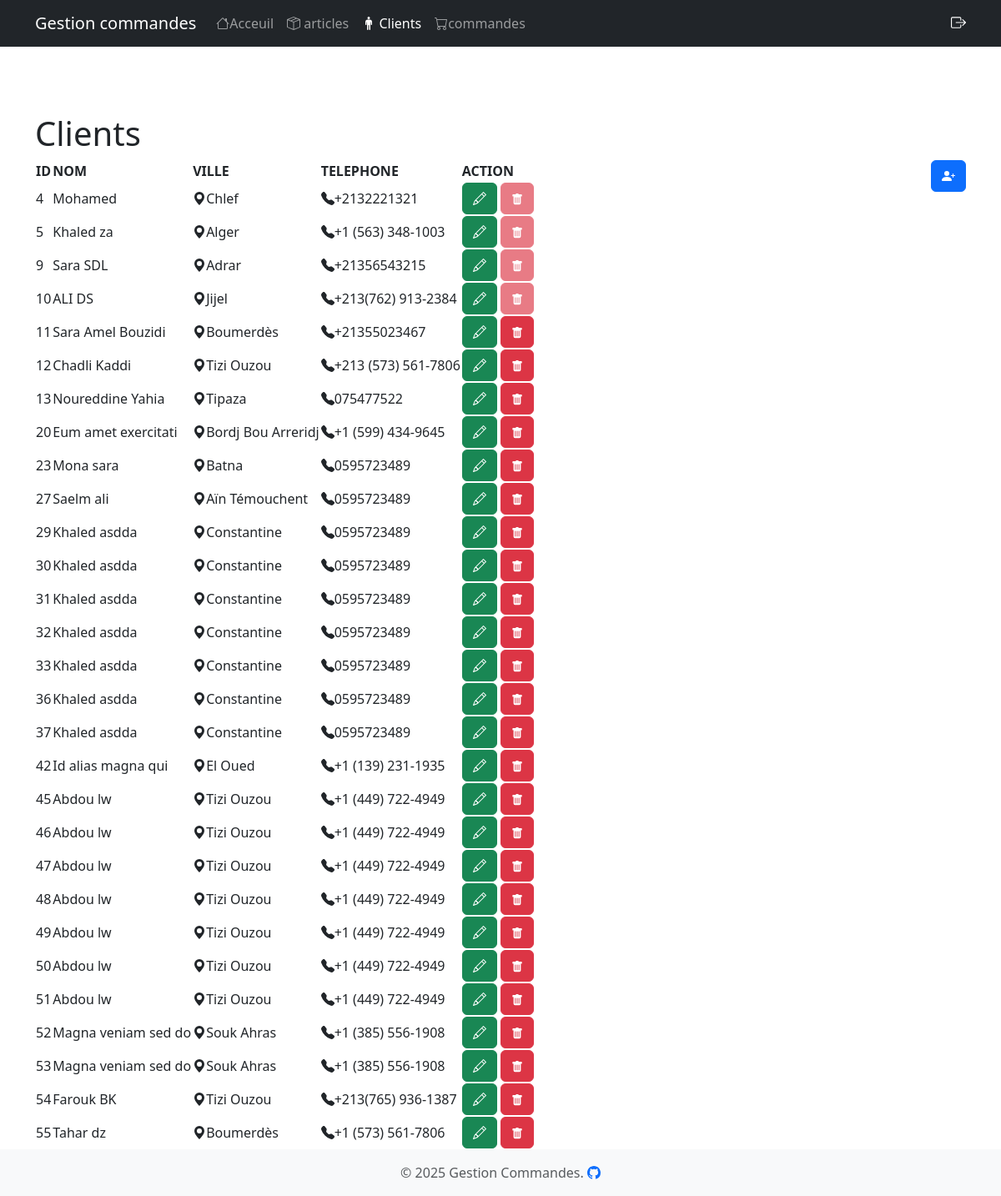
/clients.php, run on the app's committed database.
### tables this page shows
CREATE TABLE `client` (
  `id_client` int NOT NULL,
  `nom` varchar(50) DEFAULT NULL,
  `ville` varchar(255) DEFAULT NULL,
  `telephone` varchar(200) DEFAULT NULL,
  `wilaya_id` int UNSIGNED DEFAULT NULL
);

CREATE TABLE `wilayas` (
  `id_wilaya` int UNSIGNED NOT NULL,
  `code` int NOT NULL,
  `nom_wilaya` varchar(255) NOT NULL
);

### clients.php (the view, shortened to what this page needs)
<!DOCTYPE html>
<html lang="en" class="h-100" data-bs-theme="auto">
<head>
    <link href="css/style.css" rel="stylesheet">
    <link href="https://cdn.jsdelivr.net/npm/bootstrap@5.3.3/dist/css/bootstrap.min.css" rel="stylesheet">
    <link rel="stylesheet" href="https://cdn.datatables.net/2.3.1/css/dataTables.dataTables.css" />
</head>
<body class="d-flex flex-column h-100">
    <?php
    include_once("header.php");
    include_once("main.php");
    $count = 0;
    $list = [];
    $query = "SELECT id_client FROM client WHERE id_client IN (SELECT id_client FROM commande WHERE commande.id_client = client.id_client);";
    $pdostmt = $pdo->prepare($query);
    $pdostmt->execute();
    foreach ($pdostmt->fetchAll(PDO::FETCH_NUM) as $tabvalues) {
        foreach ($tabvalues as $tabelements) {
            $list[] = $tabelements;
        }
    }
    ?>
    <h1 class="mt-5">Clients</h1>
    <button type="button" class="btn btn-primary" style="float: right; margin-bottom:20px;" data-bs-toggle="modal" data-bs-target="#exampleModal" data-bs-whatever="@mdo">
    </button>
    </div>
    <?php
    $query = "SELECT c.id_client, c.nom, c.telephone, w.nom_wilaya AS nom_wilaya
                FROM client c
                JOIN wilayas w ON c.wilaya_id = w.id_wilaya";
    $pdostmt = $pdo->prepare($query);
    $pdostmt->execute();
    ?>
    <table id="datatable_client" class="display">
        <thead>
            <tr>
                <th>ID</th>
                <th>NOM</th>
                <th>VILLE</th>
                <th>TELEPHONE</th>
                <th>ACTION</th>
            </tr>
        </thead>
        <tbody>
            <?php
            while ($ligne = $pdostmt->fetch(PDO::FETCH_ASSOC)):
                $count++;
            ?>
                <tr>
                    <td><?php echo $ligne['id_client']; ?></td>
                    <td><?php echo $ligne['nom']; ?></td>
                    <td>
                        <svg xmlns="http://www.w3.org/2000/svg" width="16" height="16" fill="currentColor" class="bi bi-geo-alt-fill" viewBox="0 0 16 16">
                            <path d="M8 16s6-5.686 6-10A6 6 0 0 0 2 6c0 4.314 6 10 6 10m0-7a3 3 0 1 1 0-6 3 3 0 0 1 0 6" />
                        </svg><?php echo $ligne['nom_wilaya']; ?>
                    </td>
                    <td>
                        <?php echo $ligne['telephone']; ?>
                    </td>
                    <td>
                        <a href="updateClient.php?id=<?php echo $ligne['id_client']; ?>" class="btn btn-success">
                        </a>
                        <button type="button" class="btn btn-danger" data-bs-toggle="modal" <?php if (in_array($ligne['id_client'], $list)) {
                                                                                                echo "disabled";
                                                                                            } ?> data-bs-target="#deleteModal<?php echo $count ?>">
                        </button>
                    </td>
                </tr>
            <?php endwhile; ?>
        </tbody>
    </table>
    <?php include("footer.php") ?>
</body>
</html>

### css/style.css (style rules this page uses)
h1.mt-5 { margin-top: 7rem !important; }

### clients.php (style rules this page uses)
.bi { vertical-align: -.125em; fill: currentColor }

### data on the page
client: id_client "4", nom "Mohamed", wilaya.nom_wilaya "Chlef", telephone "+2132221321"
client: id_client "5", nom "Khaled za", wilaya.nom_wilaya "Alger", telephone "+1 (563) 348-1003"
client: id_client "9", nom "Sara SDL", wilaya.nom_wilaya "Adrar", telephone "+21356543215"
client: id_client "10", nom "ALI DS", wilaya.nom_wilaya "Jijel", telephone "+213(762) 913-2384"
client: id_client "11", nom "Sara Amel Bouzidi", wilaya.nom_wilaya "Boumerdès", telephone "+21355023467"
client: id_client "12", nom "Chadli Kaddi", wilaya.nom_wilaya "Tizi Ouzou", telephone "+213 (573) 561-7806"
client: id_client "13", nom "Noureddine Yahia", wilaya.nom_wilaya "Tipaza", telephone "075477522"
client: id_client "20", nom "Eum amet exercitati", wilaya.nom_wilaya "Bordj Bou Arreridj", telephone "+1 (599) 434-9645"
client: id_client "23", nom "Mona sara", wilaya.nom_wilaya "Batna", telephone "0595723489"
client: id_client "27", nom "Saelm ali", wilaya.nom_wilaya "Aïn Témouchent", telephone "0595723489"
client: id_client "29", nom "Khaled asdda", wilaya.nom_wilaya "Constantine", telephone "0595723489"
client: id_client "30", nom "Khaled asdda", wilaya.nom_wilaya "Constantine", telephone "0595723489"
client: id_client "31", nom "Khaled asdda", wilaya.nom_wilaya "Constantine", telephone "0595723489"
client: id_client "32", nom "Khaled asdda", wilaya.nom_wilaya "Constantine", telephone "0595723489"
client: id_client "33", nom "Khaled asdda", wilaya.nom_wilaya "Constantine", telephone "0595723489"
client: id_client "36", nom "Khaled asdda", wilaya.nom_wilaya "Constantine", telephone "0595723489"
client: id_client "37", nom "Khaled asdda", wilaya.nom_wilaya "Constantine", telephone "0595723489"
client: id_client "42", nom "Id alias magna qui", wilaya.nom_wilaya "El Oued", telephone "+1 (139) 231-1935"
client: id_client "45", nom "Abdou lw", wilaya.nom_wilaya "Tizi Ouzou", telephone "+1 (449) 722-4949"
client: id_client "46", nom "Abdou lw", wilaya.nom_wilaya "Tizi Ouzou", telephone "+1 (449) 722-4949"
client: id_client "47", nom "Abdou lw", wilaya.nom_wilaya "Tizi Ouzou", telephone "+1 (449) 722-4949"
client: id_client "48", nom "Abdou lw", wilaya.nom_wilaya "Tizi Ouzou", telephone "+1 (449) 722-4949"
client: id_client "49", nom "Abdou lw", wilaya.nom_wilaya "Tizi Ouzou", telephone "+1 (449) 722-4949"
client: id_client "50", nom "Abdou lw", wilaya.nom_wilaya "Tizi Ouzou", telephone "+1 (449) 722-4949"
client: id_client "51", nom "Abdou lw", wilaya.nom_wilaya "Tizi Ouzou", telephone "+1 (449) 722-4949"
client: id_client "52", nom "Magna veniam sed do", wilaya.nom_wilaya "Souk Ahras", telephone "+1 (385) 556-1908"
client: id_client "53", nom "Magna veniam sed do", wilaya.nom_wilaya "Souk Ahras", telephone "+1 (385) 556-1908"
client: id_client "54", nom "Farouk BK", wilaya.nom_wilaya "Tizi Ouzou", telephone "+213(765) 936-1387"
client: id_client "55", nom "Tahar dz", wilaya.nom_wilaya "Boumerdès", telephone "+1 (573) 561-7806"
